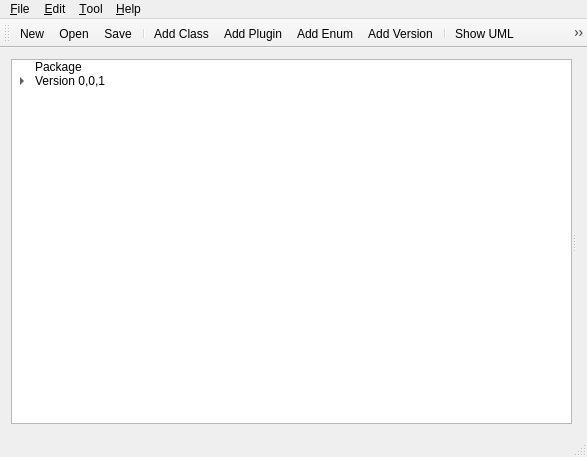
<?xml version="1.0" encoding="UTF-8"?>
<ui version="4.0">
 <class>MainWindow</class>
 <widget class="QMainWindow" name="MainWindow">
  <property name="geometry">
   <rect>
    <x>0</x>
    <y>0</y>
    <width>587</width>
    <height>457</height>
   </rect>
  </property>
  <property name="windowTitle">
   <string>Deviser Edit</string>
  </property>
  <widget class="QWidget" name="centralWidget">
   <layout class="QGridLayout" name="gridLayout">
    <item row="0" column="0">
     <widget class="QSplitter" name="splitter">
      <property name="orientation">
       <enum>Qt::Horizontal</enum>
      </property>
      <widget class="QTreeWidget" name="treeWidget">
       <property name="sizePolicy">
        <sizepolicy hsizetype="Preferred" vsizetype="Preferred">
         <horstretch>0</horstretch>
         <verstretch>0</verstretch>
        </sizepolicy>
       </property>
       <attribute name="headerVisible">
        <bool>false</bool>
       </attribute>
       <column>
        <property name="text">
         <string>1</string>
        </property>
       </column>
       <item>
        <property name="text">
         <string>Package</string>
        </property>
       </item>
       <item>
        <property name="text">
         <string>Version 0,0,1</string>
        </property>
        <item>
         <property name="text">
          <string>Mappings</string>
         </property>
        </item>
        <item>
         <property name="text">
          <string>Classes</string>
         </property>
        </item>
        <item>
         <property name="text">
          <string>Plugins</string>
         </property>
        </item>
        <item>
         <property name="text">
          <string>Enums</string>
         </property>
        </item>
       </item>
      </widget>
      <widget class="QStackedWidget" name="stackedWidget">
       <property name="sizePolicy">
        <sizepolicy hsizetype="Expanding" vsizetype="Expanding">
         <horstretch>0</horstretch>
         <verstretch>0</verstretch>
        </sizepolicy>
       </property>
       <widget class="QWidget" name="page"/>
       <widget class="QWidget" name="page_2"/>
      </widget>
     </widget>
    </item>
   </layout>
  </widget>
  <widget class="QMenuBar" name="menuBar">
   <property name="geometry">
    <rect>
     <x>0</x>
     <y>0</y>
     <width>587</width>
     <height>21</height>
    </rect>
   </property>
   <property name="nativeMenuBar">
    <bool>true</bool>
   </property>
   <widget class="QMenu" name="menu_File">
    <property name="title">
     <string>&amp;File</string>
    </property>
    <addaction name="actionNew"/>
    <addaction name="actionOpen"/>
    <addaction name="separator"/>
    <addaction name="actionSave"/>
    <addaction name="actionSave_As"/>
    <addaction name="separator"/>
    <addaction name="actionExit"/>
   </widget>
   <widget class="QMenu" name="menu_Edit">
    <property name="title">
     <string>&amp;Edit</string>
    </property>
    <addaction name="actionAdd_Class"/>
    <addaction name="actionAdd_Enum"/>
    <addaction name="actionAdd_Plugin"/>
    <addaction name="actionAdd_Version"/>
    <addaction name="separator"/>
    <addaction name="actionValidate_Description"/>
    <addaction name="actionFix_Errors"/>
    <addaction name="separator"/>
    <addaction name="actionEdit_Preferences"/>
   </widget>
   <widget class="QMenu" name="menu_Help">
    <property name="title">
     <string>&amp;Help</string>
    </property>
    <addaction name="actionAbout"/>
   </widget>
   <widget class="QMenu" name="menu_Tool">
    <property name="title">
     <string>&amp;Tool</string>
    </property>
    <addaction name="actionShow_UML"/>
    <addaction name="actionGenerate"/>
   </widget>
   <addaction name="menu_File"/>
   <addaction name="menu_Edit"/>
   <addaction name="menu_Tool"/>
   <addaction name="menu_Help"/>
  </widget>
  <widget class="QToolBar" name="mainToolBar">
   <attribute name="toolBarArea">
    <enum>TopToolBarArea</enum>
   </attribute>
   <attribute name="toolBarBreak">
    <bool>false</bool>
   </attribute>
   <addaction name="actionNew"/>
   <addaction name="actionOpen"/>
   <addaction name="actionSave"/>
   <addaction name="separator"/>
   <addaction name="actionAdd_Class"/>
   <addaction name="actionAdd_Plugin"/>
   <addaction name="actionAdd_Enum"/>
   <addaction name="actionAdd_Version"/>
   <addaction name="separator"/>
   <addaction name="actionShow_UML"/>
   <addaction name="actionGenerate"/>
   <addaction name="separator"/>
   <addaction name="actionAbout"/>
  </widget>
  <widget class="QStatusBar" name="statusBar"/>
  <action name="actionNew">
   <property name="text">
    <string>New</string>
   </property>
  </action>
  <action name="actionOpen">
   <property name="text">
    <string>Open</string>
   </property>
  </action>
  <action name="actionSave">
   <property name="text">
    <string>Save</string>
   </property>
  </action>
  <action name="actionSave_As">
   <property name="text">
    <string>Save As</string>
   </property>
  </action>
  <action name="actionExit">
   <property name="text">
    <string>Exit</string>
   </property>
  </action>
  <action name="actionAdd_Class">
   <property name="text">
    <string>Add Class</string>
   </property>
  </action>
  <action name="actionAdd_Enum">
   <property name="text">
    <string>Add Enum</string>
   </property>
  </action>
  <action name="actionAdd_Plugin">
   <property name="text">
    <string>Add Plugin</string>
   </property>
  </action>
  <action name="actionAdd_Version">
   <property name="text">
    <string>Add Version</string>
   </property>
  </action>
  <action name="actionValidate_Description">
   <property name="text">
    <string>Validate Description</string>
   </property>
  </action>
  <action name="actionFix_Errors">
   <property name="text">
    <string>Fix Errors</string>
   </property>
  </action>
  <action name="actionEdit_Preferences">
   <property name="text">
    <string>Edit Preferences</string>
   </property>
  </action>
  <action name="actionAbout">
   <property name="text">
    <string>About</string>
   </property>
  </action>
  <action name="actionShow_UML">
   <property name="text">
    <string>Show UML</string>
   </property>
  </action>
  <action name="actionGenerate">
   <property name="text">
    <string>Generate</string>
   </property>
  </action>
 </widget>
 <layoutdefault spacing="6" margin="11"/>
 <resources/>
 <connections>
  <connection>
   <sender>actionExit</sender>
   <signal>triggered()</signal>
   <receiver>MainWindow</receiver>
   <slot>close()</slot>
   <hints>
    <hint type="sourcelabel">
     <x>82</x>
     <y>110</y>
    </hint>
    <hint type="destinationlabel">
     <x>293</x>
     <y>228</y>
    </hint>
   </hints>
  </connection>
  <connection>
   <sender>actionAbout</sender>
   <signal>triggered()</signal>
   <receiver>MainWindow</receiver>
   <slot>showAbout()</slot>
   <hints>
    <hint type="sourcelabel">
     <x>-1</x>
     <y>-1</y>
    </hint>
    <hint type="destinationlabel">
     <x>293</x>
     <y>228</y>
    </hint>
   </hints>
  </connection>
  <connection>
   <sender>actionAdd_Class</sender>
   <signal>triggered()</signal>
   <receiver>MainWindow</receiver>
   <slot>addClass()</slot>
   <hints>
    <hint type="sourcelabel">
     <x>-1</x>
     <y>-1</y>
    </hint>
    <hint type="destinationlabel">
     <x>293</x>
     <y>228</y>
    </hint>
   </hints>
  </connection>
  <connection>
   <sender>actionAdd_Enum</sender>
   <signal>triggered()</signal>
   <receiver>MainWindow</receiver>
   <slot>addEnum()</slot>
   <hints>
    <hint type="sourcelabel">
     <x>-1</x>
     <y>-1</y>
    </hint>
    <hint type="destinationlabel">
     <x>293</x>
     <y>228</y>
    </hint>
   </hints>
  </connection>
  <connection>
   <sender>actionAdd_Plugin</sender>
   <signal>triggered()</signal>
   <receiver>MainWindow</receiver>
   <slot>addPlugin()</slot>
   <hints>
    <hint type="sourcelabel">
     <x>-1</x>
     <y>-1</y>
    </hint>
    <hint type="destinationlabel">
     <x>293</x>
     <y>228</y>
    </hint>
   </hints>
  </connection>
  <connection>
   <sender>actionAdd_Version</sender>
   <signal>triggered()</signal>
   <receiver>MainWindow</receiver>
   <slot>addVersion()</slot>
   <hints>
    <hint type="sourcelabel">
     <x>-1</x>
     <y>-1</y>
    </hint>
    <hint type="destinationlabel">
     <x>293</x>
     <y>228</y>
    </hint>
   </hints>
  </connection>
  <connection>
   <sender>actionEdit_Preferences</sender>
   <signal>triggered()</signal>
   <receiver>MainWindow</receiver>
   <slot>editPreferences()</slot>
   <hints>
    <hint type="sourcelabel">
     <x>-1</x>
     <y>-1</y>
    </hint>
    <hint type="destinationlabel">
     <x>293</x>
     <y>228</y>
    </hint>
   </hints>
  </connection>
  <connection>
   <sender>actionFix_Errors</sender>
   <signal>triggered()</signal>
   <receiver>MainWindow</receiver>
   <slot>fixErrors()</slot>
   <hints>
    <hint type="sourcelabel">
     <x>-1</x>
     <y>-1</y>
    </hint>
    <hint type="destinationlabel">
     <x>293</x>
     <y>228</y>
    </hint>
   </hints>
  </connection>
  <connection>
   <sender>actionGenerate</sender>
   <signal>triggered()</signal>
   <receiver>MainWindow</receiver>
   <slot>generate()</slot>
   <hints>
    <hint type="sourcelabel">
     <x>-1</x>
     <y>-1</y>
    </hint>
    <hint type="destinationlabel">
     <x>293</x>
     <y>228</y>
    </hint>
   </hints>
  </connection>
  <connection>
   <sender>actionNew</sender>
   <signal>triggered()</signal>
   <receiver>MainWindow</receiver>
   <slot>newModel()</slot>
   <hints>
    <hint type="sourcelabel">
     <x>-1</x>
     <y>-1</y>
    </hint>
    <hint type="destinationlabel">
     <x>293</x>
     <y>228</y>
    </hint>
   </hints>
  </connection>
  <connection>
   <sender>actionOpen</sender>
   <signal>triggered()</signal>
   <receiver>MainWindow</receiver>
   <slot>openFile()</slot>
   <hints>
    <hint type="sourcelabel">
     <x>-1</x>
     <y>-1</y>
    </hint>
    <hint type="destinationlabel">
     <x>293</x>
     <y>228</y>
    </hint>
   </hints>
  </connection>
  <connection>
   <sender>actionSave</sender>
   <signal>triggered()</signal>
   <receiver>MainWindow</receiver>
   <slot>saveFile()</slot>
   <hints>
    <hint type="sourcelabel">
     <x>-1</x>
     <y>-1</y>
    </hint>
    <hint type="destinationlabel">
     <x>293</x>
     <y>228</y>
    </hint>
   </hints>
  </connection>
  <connection>
   <sender>actionSave_As</sender>
   <signal>triggered()</signal>
   <receiver>MainWindow</receiver>
   <slot>saveFileAs()</slot>
   <hints>
    <hint type="sourcelabel">
     <x>-1</x>
     <y>-1</y>
    </hint>
    <hint type="destinationlabel">
     <x>293</x>
     <y>228</y>
    </hint>
   </hints>
  </connection>
  <connection>
   <sender>actionShow_UML</sender>
   <signal>triggered()</signal>
   <receiver>MainWindow</receiver>
   <slot>showUML()</slot>
   <hints>
    <hint type="sourcelabel">
     <x>-1</x>
     <y>-1</y>
    </hint>
    <hint type="destinationlabel">
     <x>293</x>
     <y>228</y>
    </hint>
   </hints>
  </connection>
  <connection>
   <sender>actionValidate_Description</sender>
   <signal>triggered()</signal>
   <receiver>MainWindow</receiver>
   <slot>validateDescription()</slot>
   <hints>
    <hint type="sourcelabel">
     <x>-1</x>
     <y>-1</y>
    </hint>
    <hint type="destinationlabel">
     <x>293</x>
     <y>228</y>
    </hint>
   </hints>
  </connection>
 </connections>
 <slots>
  <slot>addClass()</slot>
  <slot>addPlugin()</slot>
  <slot>addEnum()</slot>
  <slot>addVersion()</slot>
  <slot>showUML()</slot>
  <slot>generate()</slot>
  <slot>showAbout()</slot>
  <slot>newModel()</slot>
  <slot>openFile()</slot>
  <slot>saveFile()</slot>
  <slot>saveAsFile(QString)</slot>
  <slot>fixErrors()</slot>
  <slot>validateDescription()</slot>
  <slot>editPreferences()</slot>
  <slot>saveFileAs()</slot>
 </slots>
</ui>
